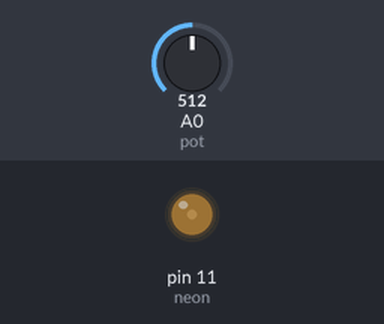
The sketch below on a simulated Arduino Uno, built with avr-gcc and run on an emulated ATmega328P. On the bench: output pins drawn as LEDs (lit = HIGH). The inputs (shaded band) are chosen by the test bench; at power-on: A0 (pot) = 512.

Above: at 1.2 s.
1.3 s: A0 (pot) set to 306
At 2.02 s:
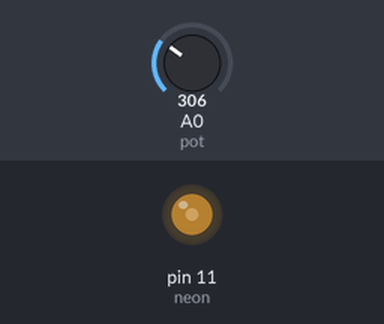
4.3 s: A0 (pot) set to 900
At 5.1 s:
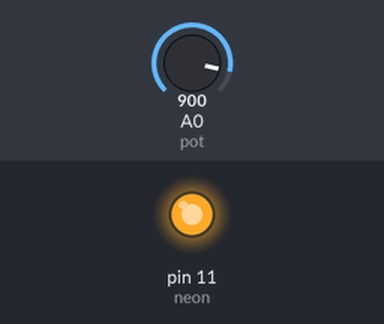
Timing chart, 0 to 13.3 s (numbered marks = the images above; inputs shaded):
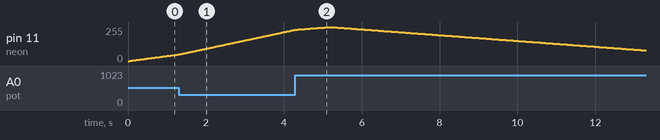

Measured:
- by itself, pin 11 (neon): rises from 235/255 to 255/255 in 0.88 s, then falls to 80/255 in 8.1 s

The sketch:

neon-pot-pulse.ino
```cpp
/*
 NEON PULSATION RATE CONTROLLED BY POTENTIOMETER

 neon transformer on digital 11~

 potentiometer (variable resistor) connected to analog 0
 ...or any other analog signal on analog 0. For example:
  distance sensor https://www.adafruit.com/products/1031
  photosensor (brightness) https://www.adafruit.com/products/161

 Based on Fade example from Arduino IDE.
 */

int pot = 0; // potentiometer on analog 0

int neon = 11;           // the pin that the neon transformer is attached to
int brightness = 0;    // how bright the neon should be
int fadeAmount = 1;    // how fast to fade in or out

// the setup routine runs once when you press reset:
void setup() {
  // declare pin 9 to be an output:
  pinMode(neon, OUTPUT);
}

// the loop routine runs over and over again forever:
void loop() {
  // set neon brightness:
  analogWrite(neon, brightness);

  // change the brightness for next time through the loop:
  brightness = brightness + fadeAmount;

  // reverse the direction of the fading at the ends of the fade:
  if (brightness == 0 || brightness == 255) {
    fadeAmount = -fadeAmount ;
  }

  // read value of potentiometer and turn it into a delay between about 1 and 50 milliseconds
  int a = analogRead(pot);
  int delayTime = 1 + (a / 20);

  delay(delayTime);
}
```
